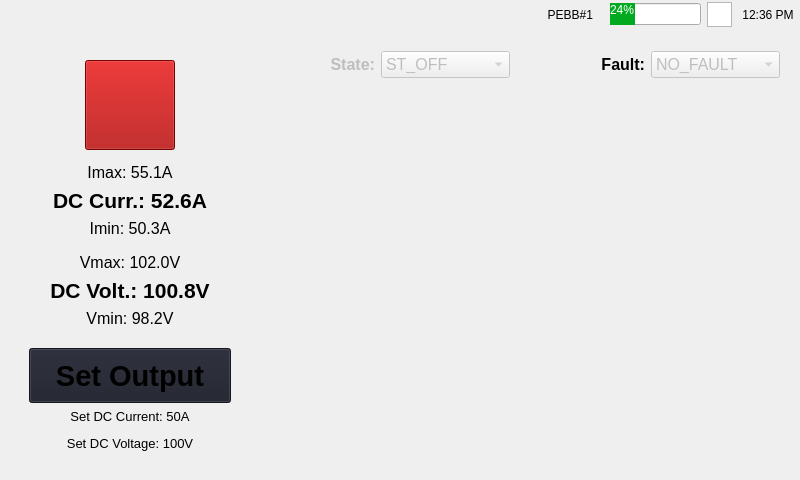
<?xml version="1.0" encoding="UTF-8"?>
<ui version="4.0">
 <class>MainWindow</class>
 <widget class="QMainWindow" name="MainWindow">
  <property name="geometry">
   <rect>
    <x>0</x>
    <y>0</y>
    <width>800</width>
    <height>480</height>
   </rect>
  </property>
  <property name="minimumSize">
   <size>
    <width>800</width>
    <height>480</height>
   </size>
  </property>
  <property name="maximumSize">
   <size>
    <width>800</width>
    <height>480</height>
   </size>
  </property>
  <property name="baseSize">
   <size>
    <width>800</width>
    <height>480</height>
   </size>
  </property>
  <property name="windowTitle">
   <string>MainWindow</string>
  </property>
  <property name="autoFillBackground">
   <bool>false</bool>
  </property>
  <property name="styleSheet">
   <string notr="true"/>
  </property>
  <widget class="QWidget" name="centralwidget">
   <layout class="QVBoxLayout" name="verticalLayout">
    <property name="leftMargin">
     <number>2</number>
    </property>
    <property name="topMargin">
     <number>2</number>
    </property>
    <property name="rightMargin">
     <number>2</number>
    </property>
    <property name="bottomMargin">
     <number>2</number>
    </property>
    <item>
     <widget class="QWidget" name="StatusBar" native="true">
      <property name="sizePolicy">
       <sizepolicy hsizetype="MinimumExpanding" vsizetype="Fixed">
        <horstretch>0</horstretch>
        <verstretch>0</verstretch>
       </sizepolicy>
      </property>
      <property name="maximumSize">
       <size>
        <width>16777215</width>
        <height>30</height>
       </size>
      </property>
      <layout class="QHBoxLayout" name="MenuLayout">
       <property name="leftMargin">
        <number>0</number>
       </property>
       <property name="topMargin">
        <number>0</number>
       </property>
       <property name="rightMargin">
        <number>0</number>
       </property>
       <property name="bottomMargin">
        <number>0</number>
       </property>
       <item>
        <widget class="QWidget" name="widget" native="true">
         <widget class="QLabel" name="PEBBIdLabel">
          <property name="geometry">
           <rect>
            <x>530</x>
            <y>0</y>
            <width>61</width>
            <height>25</height>
           </rect>
          </property>
          <property name="text">
           <string>PEBB#1</string>
          </property>
          <property name="alignment">
           <set>Qt::AlignRight|Qt::AlignTrailing|Qt::AlignVCenter</set>
          </property>
         </widget>
        </widget>
       </item>
       <item>
        <widget class="QProgressBar" name="BatteryBar">
         <property name="enabled">
          <bool>true</bool>
         </property>
         <property name="sizePolicy">
          <sizepolicy hsizetype="Fixed" vsizetype="Fixed">
           <horstretch>0</horstretch>
           <verstretch>0</verstretch>
          </sizepolicy>
         </property>
         <property name="font">
          <font>
           <family>Segoe UI</family>
          </font>
         </property>
         <property name="autoFillBackground">
          <bool>false</bool>
         </property>
         <property name="styleSheet">
          <string notr="true">QProgressBar#BatteryBar{color: white;}

QProgressBar::chunk {
     background-color: #02AA20;
     width: 5px;
 }</string>
         </property>
         <property name="value">
          <number>24</number>
         </property>
         <property name="textVisible">
          <bool>true</bool>
         </property>
         <property name="invertedAppearance">
          <bool>false</bool>
         </property>
        </widget>
       </item>
       <item>
        <widget class="QGraphicsView" name="ConnectionSymbol">
         <property name="sizePolicy">
          <sizepolicy hsizetype="Preferred" vsizetype="Preferred">
           <horstretch>0</horstretch>
           <verstretch>0</verstretch>
          </sizepolicy>
         </property>
         <property name="maximumSize">
          <size>
           <width>25</width>
           <height>25</height>
          </size>
         </property>
         <property name="styleSheet">
          <string notr="true">border-image: url(:/pictures/disconnected.png) no-repeat;
</string>
         </property>
        </widget>
       </item>
       <item>
        <widget class="QLabel" name="TimeLabel">
         <property name="maximumSize">
          <size>
           <width>60</width>
           <height>16777215</height>
          </size>
         </property>
         <property name="text">
          <string>12:36 PM</string>
         </property>
         <property name="alignment">
          <set>Qt::AlignCenter</set>
         </property>
        </widget>
       </item>
      </layout>
     </widget>
    </item>
    <item>
     <widget class="QWidget" name="verticalWidget" native="true">
      <property name="font">
       <font>
        <pointsize>11</pointsize>
       </font>
      </property>
      <layout class="QVBoxLayout" name="WrapperLayout">
       <property name="spacing">
        <number>0</number>
       </property>
       <property name="leftMargin">
        <number>9</number>
       </property>
       <property name="topMargin">
        <number>9</number>
       </property>
       <property name="rightMargin">
        <number>9</number>
       </property>
       <property name="bottomMargin">
        <number>9</number>
       </property>
       <item>
        <widget class="QStackedWidget" name="MainPages">
         <property name="font">
          <font>
           <pointsize>16</pointsize>
          </font>
         </property>
         <property name="currentIndex">
          <number>0</number>
         </property>
         <widget class="QWidget" name="page">
          <layout class="QVBoxLayout" name="verticalLayout_2">
           <item>
            <layout class="QHBoxLayout" name="horizontalLayout_2">
             <item>
              <widget class="QWidget" name="verticalWidget_3" native="true">
               <property name="minimumSize">
                <size>
                 <width>220</width>
                 <height>0</height>
                </size>
               </property>
               <property name="maximumSize">
                <size>
                 <width>220</width>
                 <height>16777215</height>
                </size>
               </property>
               <layout class="QVBoxLayout" name="verticalLayout_3">
                <item alignment="Qt::AlignHCenter">
                 <widget class="QPushButton" name="OffButton">
                  <property name="sizePolicy">
                   <sizepolicy hsizetype="Fixed" vsizetype="Fixed">
                    <horstretch>0</horstretch>
                    <verstretch>0</verstretch>
                   </sizepolicy>
                  </property>
                  <property name="minimumSize">
                   <size>
                    <width>90</width>
                    <height>90</height>
                   </size>
                  </property>
                  <property name="maximumSize">
                   <size>
                    <width>90</width>
                    <height>90</height>
                   </size>
                  </property>
                  <property name="cursor">
                   <cursorShape>PointingHandCursor</cursorShape>
                  </property>
                  <property name="styleSheet">
                   <string notr="true">QPushButton {
	image: url(:/pictures/off.png);
	background-color: rgb(166, 0, 0);
}
QPushButton::pressed
{
	background-color: rgb(120, 0, 0);
}</string>
                  </property>
                  <property name="text">
                   <string/>
                  </property>
                  <property name="checkable">
                   <bool>false</bool>
                  </property>
                 </widget>
                </item>
                <item>
                 <layout class="QVBoxLayout" name="verticalLayout_4">
                  <item>
                   <layout class="QVBoxLayout" name="verticalLayout_6">
                    <property name="sizeConstraint">
                     <enum>QLayout::SetDefaultConstraint</enum>
                    </property>
                    <item>
                     <spacer name="verticalSpacer">
                      <property name="orientation">
                       <enum>Qt::Vertical</enum>
                      </property>
                      <property name="sizeHint" stdset="0">
                       <size>
                        <width>20</width>
                        <height>40</height>
                       </size>
                      </property>
                     </spacer>
                    </item>
                    <item>
                     <widget class="QLabel" name="label_9">
                      <property name="font">
                       <font>
                        <pointsize>12</pointsize>
                       </font>
                      </property>
                      <property name="text">
                       <string>Imax: 55.1A</string>
                      </property>
                      <property name="alignment">
                       <set>Qt::AlignBottom|Qt::AlignHCenter</set>
                      </property>
                     </widget>
                    </item>
                    <item>
                     <widget class="QLabel" name="DCCurrentLabel">
                      <property name="sizePolicy">
                       <sizepolicy hsizetype="Preferred" vsizetype="Preferred">
                        <horstretch>0</horstretch>
                        <verstretch>0</verstretch>
                       </sizepolicy>
                      </property>
                      <property name="font">
                       <font>
                        <pointsize>16</pointsize>
                        <bold>true</bold>
                       </font>
                      </property>
                      <property name="text">
                       <string>DC Curr.: 52.6A</string>
                      </property>
                      <property name="alignment">
                       <set>Qt::AlignCenter</set>
                      </property>
                     </widget>
                    </item>
                    <item>
                     <widget class="QLabel" name="label_7">
                      <property name="sizePolicy">
                       <sizepolicy hsizetype="Preferred" vsizetype="Preferred">
                        <horstretch>0</horstretch>
                        <verstretch>0</verstretch>
                       </sizepolicy>
                      </property>
                      <property name="font">
                       <font>
                        <pointsize>12</pointsize>
                       </font>
                      </property>
                      <property name="text">
                       <string>Imin: 50.3A</string>
                      </property>
                      <property name="alignment">
                       <set>Qt::AlignHCenter|Qt::AlignTop</set>
                      </property>
                     </widget>
                    </item>
                   </layout>
                  </item>
                  <item>
                   <widget class="QLabel" name="label_3">
                    <property name="font">
                     <font>
                      <pointsize>2</pointsize>
                     </font>
                    </property>
                    <property name="text">
                     <string/>
                    </property>
                   </widget>
                  </item>
                  <item>
                   <layout class="QVBoxLayout" name="verticalLayout_7">
                    <property name="topMargin">
                     <number>0</number>
                    </property>
                    <item>
                     <widget class="QLabel" name="label_6">
                      <property name="font">
                       <font>
                        <pointsize>12</pointsize>
                       </font>
                      </property>
                      <property name="text">
                       <string>Vmax: 102.0V</string>
                      </property>
                      <property name="alignment">
                       <set>Qt::AlignBottom|Qt::AlignHCenter</set>
                      </property>
                     </widget>
                    </item>
                    <item>
                     <widget class="QLabel" name="DCVoltageLabel">
                      <property name="font">
                       <font>
                        <pointsize>16</pointsize>
                        <bold>true</bold>
                       </font>
                      </property>
                      <property name="text">
                       <string>DC Volt.: 100.8V</string>
                      </property>
                      <property name="alignment">
                       <set>Qt::AlignCenter</set>
                      </property>
                     </widget>
                    </item>
                    <item>
                     <widget class="QLabel" name="label_4">
                      <property name="font">
                       <font>
                        <pointsize>12</pointsize>
                       </font>
                      </property>
                      <property name="text">
                       <string>Vmin: 98.2V</string>
                      </property>
                      <property name="alignment">
                       <set>Qt::AlignHCenter|Qt::AlignTop</set>
                      </property>
                     </widget>
                    </item>
                    <item>
                     <spacer name="verticalSpacer_2">
                      <property name="orientation">
                       <enum>Qt::Vertical</enum>
                      </property>
                      <property name="sizeHint" stdset="0">
                       <size>
                        <width>20</width>
                        <height>40</height>
                       </size>
                      </property>
                     </spacer>
                    </item>
                   </layout>
                  </item>
                  <item>
                   <layout class="QVBoxLayout" name="verticalLayout_5">
                    <item>
                     <spacer name="verticalSpacer_3">
                      <property name="orientation">
                       <enum>Qt::Vertical</enum>
                      </property>
                      <property name="sizeHint" stdset="0">
                       <size>
                        <width>20</width>
                        <height>40</height>
                       </size>
                      </property>
                     </spacer>
                    </item>
                    <item>
                     <widget class="QPushButton" name="SetOutputButton">
                      <property name="minimumSize">
                       <size>
                        <width>0</width>
                        <height>55</height>
                       </size>
                      </property>
                      <property name="maximumSize">
                       <size>
                        <width>16777215</width>
                        <height>55</height>
                       </size>
                      </property>
                      <property name="font">
                       <font>
                        <pointsize>22</pointsize>
                        <bold>true</bold>
                       </font>
                      </property>
                      <property name="cursor">
                       <cursorShape>PointingHandCursor</cursorShape>
                      </property>
                      <property name="autoFillBackground">
                       <bool>false</bool>
                      </property>
                      <property name="styleSheet">
                       <string notr="true">QPushButton
{
	background-color: rgb(29, 31, 43);
}

QPushButton::pressed
{
	background-color: rgb(59, 61, 73);
}</string>
                      </property>
                      <property name="text">
                       <string>Set Output</string>
                      </property>
                     </widget>
                    </item>
                    <item>
                     <widget class="QLabel" name="outputStatusLabel">
                      <property name="sizePolicy">
                       <sizepolicy hsizetype="Preferred" vsizetype="Preferred">
                        <horstretch>0</horstretch>
                        <verstretch>0</verstretch>
                       </sizepolicy>
                      </property>
                      <property name="font">
                       <font>
                        <pointsize>10</pointsize>
                       </font>
                      </property>
                      <property name="text">
                       <string>&lt;html&gt;&lt;head/&gt;&lt;body&gt;&lt;p&gt;Set DC Current: 50A&lt;/p&gt;&lt;p&gt;Set DC Voltage: 100V&lt;/p&gt;&lt;/body&gt;&lt;/html&gt;</string>
                      </property>
                      <property name="alignment">
                       <set>Qt::AlignHCenter|Qt::AlignTop</set>
                      </property>
                     </widget>
                    </item>
                   </layout>
                  </item>
                 </layout>
                </item>
               </layout>
              </widget>
             </item>
             <item>
              <layout class="QVBoxLayout" name="verticalLayout_8">
               <item>
                <layout class="QHBoxLayout" name="horizontalLayout">
                 <item>
                  <widget class="QLabel" name="label_12">
                   <property name="enabled">
                    <bool>false</bool>
                   </property>
                   <property name="font">
                    <font>
                     <pointsize>12</pointsize>
                     <bold>true</bold>
                    </font>
                   </property>
                   <property name="text">
                    <string>State:</string>
                   </property>
                   <property name="alignment">
                    <set>Qt::AlignRight|Qt::AlignTrailing|Qt::AlignVCenter</set>
                   </property>
                  </widget>
                 </item>
                 <item>
                  <widget class="QComboBox" name="StateComboBox">
                   <property name="enabled">
                    <bool>false</bool>
                   </property>
                   <property name="font">
                    <font>
                     <pointsize>12</pointsize>
                     <strikeout>false</strikeout>
                     <stylestrategy>PreferDefault</stylestrategy>
                     <kerning>true</kerning>
                    </font>
                   </property>
                   <property name="styleSheet">
                    <string notr="true">QComboBox#StateComboBox::drop-down {
	border-width:0px;
	image: none;
}

QComboBox#StateComboBox::down-arrow {
	border-width:0px;
	image: none;
}</string>
                   </property>
                   <item>
                    <property name="text">
                     <string>ST_OFF</string>
                    </property>
                   </item>
                   <item>
                    <property name="text">
                     <string>ST_ON</string>
                    </property>
                   </item>
                  </widget>
                 </item>
                 <item>
                  <widget class="QLabel" name="label_13">
                   <property name="font">
                    <font>
                     <pointsize>12</pointsize>
                     <bold>true</bold>
                    </font>
                   </property>
                   <property name="text">
                    <string>Fault:</string>
                   </property>
                   <property name="alignment">
                    <set>Qt::AlignRight|Qt::AlignTrailing|Qt::AlignVCenter</set>
                   </property>
                  </widget>
                 </item>
                 <item>
                  <widget class="QComboBox" name="FaultComboBox">
                   <property name="enabled">
                    <bool>false</bool>
                   </property>
                   <property name="font">
                    <font>
                     <pointsize>12</pointsize>
                    </font>
                   </property>
                   <property name="styleSheet">
                    <string notr="true">QComboBox#FaultComboBox::drop-down {
	border-width:0px;
	image: none;
}

QComboBox#FaultComboBox::down-arrow {
	border-width:0px;
	image: none;
}</string>
                   </property>
                   <item>
                    <property name="text">
                     <string>NO_FAULT</string>
                    </property>
                   </item>
                   <item>
                    <property name="text">
                     <string>FAULT</string>
                    </property>
                   </item>
                  </widget>
                 </item>
                </layout>
               </item>
               <item>
                <widget class="QWidget" name="oscilloscopeLayout_2" native="true">
                 <property name="minimumSize">
                  <size>
                   <width>0</width>
                   <height>350</height>
                  </size>
                 </property>
                 <property name="font">
                  <font>
                   <pointsize>12</pointsize>
                  </font>
                 </property>
                 <property name="autoFillBackground">
                  <bool>false</bool>
                 </property>
                 <property name="styleSheet">
                  <string notr="true"/>
                 </property>
                 <layout class="QVBoxLayout" name="oscilloscopeLayout">
                  <property name="spacing">
                   <number>0</number>
                  </property>
                  <property name="leftMargin">
                   <number>0</number>
                  </property>
                  <property name="topMargin">
                   <number>0</number>
                  </property>
                  <property name="rightMargin">
                   <number>0</number>
                  </property>
                  <property name="bottomMargin">
                   <number>0</number>
                  </property>
                 </layout>
                </widget>
               </item>
              </layout>
             </item>
            </layout>
           </item>
          </layout>
         </widget>
         <widget class="QWidget" name="page_2">
          <layout class="QVBoxLayout" name="verticalLayout_9">
           <item>
            <widget class="QLabel" name="label_17">
             <property name="maximumSize">
              <size>
               <width>16777215</width>
               <height>50</height>
              </size>
             </property>
             <property name="font">
              <font>
               <pointsize>32</pointsize>
               <bold>true</bold>
              </font>
             </property>
             <property name="styleSheet">
              <string notr="true">color: rgb(255, 255, 255);</string>
             </property>
             <property name="text">
              <string>SET VOLTAGE/CURRENT</string>
             </property>
             <property name="alignment">
              <set>Qt::AlignCenter</set>
             </property>
            </widget>
           </item>
           <item>
            <layout class="QGridLayout" name="gridLayout">
             <item row="1" column="2">
              <widget class="QLabel" name="label">
               <property name="sizePolicy">
                <sizepolicy hsizetype="Fixed" vsizetype="Minimum">
                 <horstretch>0</horstretch>
                 <verstretch>0</verstretch>
                </sizepolicy>
               </property>
               <property name="minimumSize">
                <size>
                 <width>0</width>
                 <height>200</height>
                </size>
               </property>
               <property name="font">
                <font>
                 <pointsize>32</pointsize>
                 <bold>true</bold>
                </font>
               </property>
               <property name="acceptDrops">
                <bool>false</bool>
               </property>
               <property name="text">
                <string>V</string>
               </property>
               <property name="alignment">
                <set>Qt::AlignLeading|Qt::AlignLeft|Qt::AlignVCenter</set>
               </property>
               <property name="wordWrap">
                <bool>false</bool>
               </property>
               <property name="margin">
                <number>2</number>
               </property>
              </widget>
             </item>
             <item row="0" column="1">
              <widget class="QLabel" name="label_15">
               <property name="sizePolicy">
                <sizepolicy hsizetype="Preferred" vsizetype="Preferred">
                 <horstretch>0</horstretch>
                 <verstretch>0</verstretch>
                </sizepolicy>
               </property>
               <property name="minimumSize">
                <size>
                 <width>240</width>
                 <height>0</height>
                </size>
               </property>
               <property name="maximumSize">
                <size>
                 <width>16777215</width>
                 <height>50</height>
                </size>
               </property>
               <property name="font">
                <font>
                 <pointsize>24</pointsize>
                </font>
               </property>
               <property name="text">
                <string>Voltage Output</string>
               </property>
               <property name="alignment">
                <set>Qt::AlignCenter</set>
               </property>
              </widget>
             </item>
             <item row="1" column="3">
              <spacer name="horizontalSpacer">
               <property name="orientation">
                <enum>Qt::Horizontal</enum>
               </property>
               <property name="sizeHint" stdset="0">
                <size>
                 <width>40</width>
                 <height>20</height>
                </size>
               </property>
              </spacer>
             </item>
             <item row="0" column="4">
              <widget class="QLabel" name="label_16">
               <property name="minimumSize">
                <size>
                 <width>240</width>
                 <height>0</height>
                </size>
               </property>
               <property name="maximumSize">
                <size>
                 <width>16777215</width>
                 <height>50</height>
                </size>
               </property>
               <property name="font">
                <font>
                 <pointsize>24</pointsize>
                </font>
               </property>
               <property name="text">
                <string>Current Output</string>
               </property>
               <property name="alignment">
                <set>Qt::AlignCenter</set>
               </property>
              </widget>
             </item>
             <item row="1" column="5">
              <widget class="QLabel" name="label_2">
               <property name="sizePolicy">
                <sizepolicy hsizetype="Fixed" vsizetype="Minimum">
                 <horstretch>0</horstretch>
                 <verstretch>0</verstretch>
                </sizepolicy>
               </property>
               <property name="minimumSize">
                <size>
                 <width>0</width>
                 <height>200</height>
                </size>
               </property>
               <property name="font">
                <font>
                 <pointsize>32</pointsize>
                 <bold>true</bold>
                 <stylestrategy>PreferDefault</stylestrategy>
                </font>
               </property>
               <property name="text">
                <string>A</string>
               </property>
               <property name="margin">
                <number>2</number>
               </property>
               <property name="indent">
                <number>-1</number>
               </property>
              </widget>
             </item>
             <item row="1" column="0">
              <spacer name="horizontalSpacer_2">
               <property name="orientation">
                <enum>Qt::Horizontal</enum>
               </property>
               <property name="sizeHint" stdset="0">
                <size>
                 <width>40</width>
                 <height>20</height>
                </size>
               </property>
              </spacer>
             </item>
             <item row="1" column="4">
              <layout class="QVBoxLayout" name="CurrentOutputTumbler">
               <property name="sizeConstraint">
                <enum>QLayout::SetFixedSize</enum>
               </property>
              </layout>
             </item>
             <item row="1" column="1">
              <layout class="QVBoxLayout" name="VoltageOutputTumbler">
               <property name="sizeConstraint">
                <enum>QLayout::SetFixedSize</enum>
               </property>
              </layout>
             </item>
             <item row="1" column="6">
              <spacer name="horizontalSpacer_3">
               <property name="orientation">
                <enum>Qt::Horizontal</enum>
               </property>
               <property name="sizeHint" stdset="0">
                <size>
                 <width>40</width>
                 <height>20</height>
                </size>
               </property>
              </spacer>
             </item>
            </layout>
           </item>
           <item>
            <layout class="QHBoxLayout" name="horizontalLayout_3">
             <item>
              <widget class="QPushButton" name="CancelButton">
               <property name="maximumSize">
                <size>
                 <width>150</width>
                 <height>50</height>
                </size>
               </property>
               <property name="font">
                <font>
                 <pointsize>24</pointsize>
                </font>
               </property>
               <property name="text">
                <string>Cancel</string>
               </property>
              </widget>
             </item>
             <item>
              <widget class="QPushButton" name="SaveButton">
               <property name="maximumSize">
                <size>
                 <width>150</width>
                 <height>50</height>
                </size>
               </property>
               <property name="font">
                <font>
                 <pointsize>24</pointsize>
                </font>
               </property>
               <property name="text">
                <string>Save</string>
               </property>
              </widget>
             </item>
            </layout>
           </item>
          </layout>
         </widget>
        </widget>
       </item>
      </layout>
     </widget>
    </item>
   </layout>
  </widget>
  <action name="actionB">
   <property name="text">
    <string>B</string>
   </property>
  </action>
 </widget>
 <resources/>
 <connections/>
</ui>
